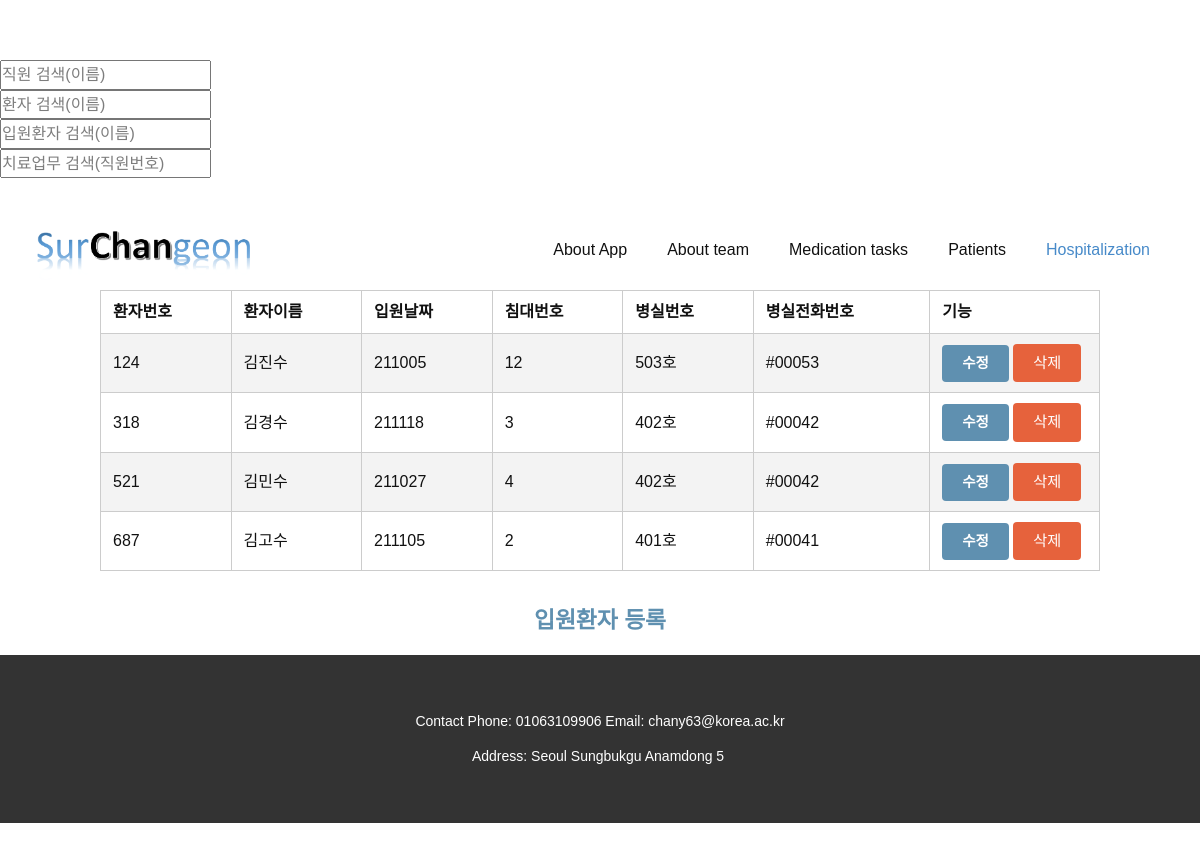
Page /Hospitalization.php on the committed database.
### tables this page shows
create table hospitalized(pat_no char(10) primary key, pat_name char(20), hosp_date char(10), bed_no char(5), foreign key(pat_no) references patient(pat_no) on delete cascade on update cascade, foreign key(bed_no) references bedinfo(bed_no) on delete cascade);

create table bedinfo(bed_no char(5) primary key not null, room_no char(5) not null, room_call char(20) not null);

### Hospitalization.php (the view, shortened to what this page needs)
<?
include "config.php";
?>
<!DOCTYPE html>
<html style="font-size: 16px;">
  <head>
    <link rel="stylesheet" href="nicepage.css" media="screen">
<link rel="stylesheet" href="Hospitalization.css" media="screen">
<link rel="stylesheet" href="styles.css">
  </head>
  <form action="About-team.php" method="post">
    <input
      type="text"
      name="search_keyword"
      placeholder="직원 검색(이름)"
    />
  </form>
  <form action="Patients.php" method="post">
    <input
      type="text"
      name="search_keyword"
      placeholder="환자 검색(이름)"
    />
  </form>
  <form action="Hospitalization.php" method="post">
    <input
      type="text"
      name="search_keyword"
      placeholder="입원환자 검색(이름)"
    />
  </form>
  <form action="Medication-tasks.php" method="post">
    <input
      type="text"
      name="search_keyword"
      placeholder="치료업무 검색(직원번호)"
    />
  </form>
  <body class="u-body"><header class="u-clearfix u-header u-header" id="sec-d9f7"><div class="u-clearfix u-sheet u-sheet-1">
        <a href="Home.php" data-page-id="25047863" class="u-image u-logo u-image-1" title="Home" data-image-width="1425" data-image-height="398">
          <img src="images/1.png" class="u-logo-image u-logo-image-1">
        </a>
        <nav class="u-menu u-menu-dropdown u-offcanvas u-menu-1">
          <div class="u-custom-menu u-nav-container">
            <ul class="u-nav u-unstyled u-nav-1"><li class="u-nav-item"><a class="u-button-style u-nav-link u-text-active-palette-1-base u-text-hover-palette-2-base" href="About-App.php" style="padding: 10px 20px;">About App</a>
</li><li class="u-nav-item"><a class="u-button-style u-nav-link u-text-active-palette-1-base u-text-hover-palette-2-base" href="About-team.php" style="padding: 10px 20px;">About team</a>
</li><li class="u-nav-item"><a class="u-button-style u-nav-link u-text-active-palette-1-base u-text-hover-palette-2-base" href="Medication-tasks.php" style="padding: 10px 20px;">Medication tasks</a>
</li><li class="u-nav-item"><a class="u-button-style u-nav-link u-text-active-palette-1-base u-text-hover-palette-2-base" href="Patients.php" style="padding: 10px 20px;">Patients</a>
</li><li class="u-nav-item"><a class="u-button-style u-nav-link u-text-active-palette-1-base u-text-hover-palette-2-base" href="Hospitalization.php" style="padding: 10px 20px;">Hospitalization</a>
</li></ul>
          </div>
        </nav>
      </div></header>
      <div class="container">
          <?
          $conn = dbconnect($host, $dbid, $dbpass, $dbname);
          $query = "select * from hospitalized natural join bedinfo";
          $res = mysqli_query($conn, $query);
          ?>
          <table class="table table-striped table-bordered">
              <thead>
              <tr>
                  <th>환자번호</th>
                  <th>환자이름</th>
                  <th>입원날짜</th>
                  <th>침대번호</th>
                  <th>병실번호</th>
                  <th>병실전화번호</th>
                  <th>기능</th>
              </tr>
              </thead>
              <tbody>
              <?
              while ($row = mysqli_fetch_array($res)) {
                  echo "<tr>";
                  echo "<td>{$row['pat_no']}</td>";
                  echo "<td>{$row['pat_name']}</td>";
                  echo "<td>{$row['hosp_date']}</td>";
                  echo "<td>{$row['bed_no']}</td>";
                  echo "<td>{$row['room_no']}</td>";
                  echo "<td>{$row['room_call']}</td>";
                  echo "<td width='17%'>
                      <a href='hosp_form.php?pat_no={$row['pat_no']}'><button class='button primary small'>수정</button></a>
                       <button onclick='javascript:deleteConfirm({$row['pat_no']})' class='button danger small'>삭제</button>
                      </td>";
                  echo "</tr>";
              }
              ?>
              </tbody>
          </table>
          <center><div><h4><a href = 'hosp_form.php'>입원환자 등록</a></h4></div></center>
      </div>
    <footer class="u-align-center u-clearfix u-footer u-grey-80 u-footer" id="sec-7dd8"><div class="u-clearfix u-sheet u-sheet-1">
        <p class="u-small-text u-text u-text-variant u-text-1">Contact Phone: 01063109906 Email: chany63@korea.ac.kr<br>Address: Seoul Sungbukgu Anamdong 5&nbsp;
        </p>
      </div></footer>
  </body>
</html>

### design/styles.css (style rules this page uses)
body { margin-top: 60px; }
.container { width: 1000px; margin: 0 auto; }
* { margin: 0; padding: 0; font-family: "Nanum Gothic", sans-serif; }
h1, h2, h3, h4, h5, h6 { font-weight: 500; }
h4 { font-size: 1.5em; }
p { line-height: 2.5em; }
a { font-size: .95em; font-weight: 700; text-decoration: none; color: #5f90b0; }
.table { width: 100%; border-spacing: 0; border-collapse: collapse; text-align: left; margin-bottom: 35px; }
.table th, .table td { border-bottom: 1px #CCC solid; padding: 8px 12px; }
.table.table-striped tbody tr:nth-child(2n+1) { background-color: #f3f3f3; }
.table.table-bordered { border: 1px #CCC solid; }
.table.table-bordered td, .table.table-bordered th { border: 1px #CCC solid; }
.button { border: 0; border-radius: 4px; cursor: pointer; margin:2px 0px 2px 0px; }
.button.small { padding: 7px 20px; font-size: .95em; }
.button.primary { color: #FFF; background: #5f90b0; }
.button.danger { color: #FFF; background: #e6623c; }

### rows in the picture
hospitalized: pat_no "124", pat_name "김진수", hosp_date "211005", bed_no "12", bed_no.room_no "503호", bed_no.room_call "#00053"
hospitalized: pat_no "318", pat_name "김경수", hosp_date "211118", bed_no "3", bed_no.room_no "402호", bed_no.room_call "#00042"
hospitalized: pat_no "521", pat_name "김민수", hosp_date "211027", bed_no "4", bed_no.room_no "402호", bed_no.room_call "#00042"
hospitalized: pat_no "687", pat_name "김고수", hosp_date "211105", bed_no "2", bed_no.room_no "401호", bed_no.room_call "#00041"
